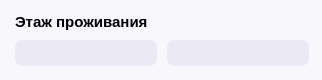
             <widget class="QWidget" name="sign_3" native="true">
              <property name="minimumSize">
               <size>
                <width>310</width>
                <height>0</height>
               </size>
              </property>
              <property name="maximumSize">
               <size>
                <width>322</width>
                <height>80</height>
               </size>
              </property>
              <property name="styleSheet">
               <string notr="true">background-color: rgb(248, 247, 252);
border: none;
border-radius: 21px;
</string>
              </property>
              <widget class="QWidget" name="layoutWidget_45">
               <property name="geometry">
                <rect>
                 <x>0</x>
                 <y>0</y>
                 <width>326</width>
                 <height>81</height>
                </rect>
               </property>
               <layout class="QVBoxLayout" name="verticalLayout_46">
                <property name="spacing">
                 <number>5</number>
                </property>
                <property name="leftMargin">
                 <number>15</number>
                </property>
                <property name="topMargin">
                 <number>9</number>
                </property>
                <property name="rightMargin">
                 <number>15</number>
                </property>
                <property name="bottomMargin">
                 <number>15</number>
                </property>
                <item>
                 <widget class="QLabel" name="label_94">
                  <property name="font">
                   <font>
                    <pointsize>11</pointsize>
                    <weight>75</weight>
                    <bold>true</bold>
                   </font>
                  </property>
                  <property name="text">
                   <string>Этаж проживания</string>
                  </property>
                 </widget>
                </item>
                <item>
                 <layout class="QHBoxLayout" name="horizontalLayout_38">
                  <property name="spacing">
                   <number>10</number>
                  </property>
                  <item>
                   <widget class="QLabel" name="label_99">
                    <property name="minimumSize">
                     <size>
                      <width>142</width>
                      <height>26</height>
                     </size>
                    </property>
                    <property name="maximumSize">
                     <size>
                      <width>142</width>
                      <height>26</height>
                     </size>
                    </property>
                    <property name="font">
                     <font>
                      <pointsize>10</pointsize>
                      <weight>75</weight>
                      <bold>true</bold>
                     </font>
                    </property>
                    <property name="styleSheet">
                     <string notr="true">background-color: rgb(235, 233, 244);
border: none;
border-radius: 8px;</string>
                    </property>
                    <property name="frameShadow">
                     <enum>QFrame::Plain</enum>
                    </property>
                    <property name="text">
                     <string/>
                    </property>
                    <property name="margin">
                     <number>0</number>
                    </property>
                   </widget>
                  </item>
                  <item>
                   <widget class="QLabel" name="label_100">
                    <property name="minimumSize">
                     <size>
                      <width>142</width>
                      <height>26</height>
                     </size>
                    </property>
                    <property name="maximumSize">
                     <size>
                      <width>142</width>
                      <height>26</height>
                     </size>
                    </property>
                    <property name="font">
                     <font>
                      <pointsize>10</pointsize>
                      <weight>75</weight>
                      <bold>true</bold>
                     </font>
                    </property>
                    <property name="styleSheet">
                     <string notr="true">background-color: rgb(235, 233, 244);
border: none;
border-radius: 8px;</string>
                    </property>
                    <property name="frameShadow">
                     <enum>QFrame::Plain</enum>
                    </property>
                    <property name="text">
                     <string/>
                    </property>
                    <property name="margin">
                     <number>0</number>
                    </property>
                   </widget>
                  </item>
                 </layout>
                </item>
               </layout>
              </widget>
             </widget>
